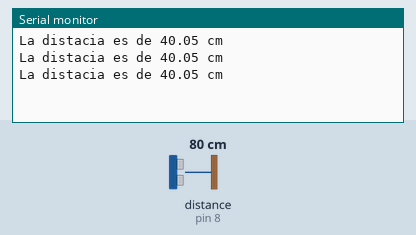
The sketch below on a simulated Arduino Uno, built with avr-gcc and run on an emulated ATmega328P. Parts: the last lines printed to the serial monitor. Wiring (inferred from the names in the program): ultrasonic range finder: trigger pin 7; echo pin 8. Inputs (shaded band) come from the test bench; at power-on: distance to the obstacle (sensor on pin 8) 80 cm. The echo pulse lasts 58.3 µs per cm.

Above: at 1.3 s.
1.4 s: distance to the obstacle (sensor on pin 8) set to 2 cm
At 1.9 s:
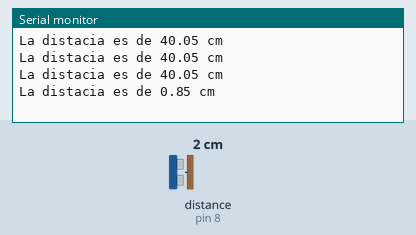
2.9 s: distance to the obstacle (sensor on pin 8) set to 4 cm
At 3.4 s:
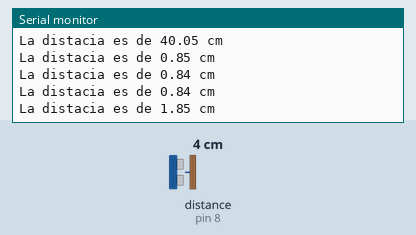
Timing chart, 0 to 5.9 s (numbered marks = the images above; inputs shaded):
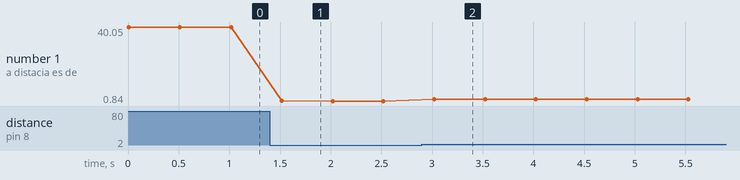

Measured:
- after the input at 1.4 s, the serial monitor: prints a new line after 0.12 s (image 1)
- after the input at 2.9 s, the serial monitor: prints a new line after 0.12 s (image 2)
- plotted number 1: 40.05 → 0.84 after the input at 1.4 s, 0.84 → 1.85 after the input at 2.9 s

The sketch:

ultrasensor.ino
```cpp
#define PinTrig 7   //pin para generar la señal
#define PinEcho 8  //pin para el la lectura de la señal

void setup() {
  Serial.begin (9600);
  pinMode(PinTrig, OUTPUT);
  pinMode(PinEcho , INPUT);
}

void loop() {
   float duracion;
   float distancia;
   digitalWrite(PinEcho, LOW);
   delayMicroseconds(2); //espera 2 microsegundos para seguir ejecutando el sketch
   digitalWrite(PinTrig, HIGH);

   delayMicroseconds(8); //espera 8 microsegundos para emular el los ciclos del sonic burst
   digitalWrite(PinTrig, LOW);
   duracion = pulseIn(PinEcho, HIGH); //PulseIn toma el tiempo que tarda entre pasar de LOW a HIGH o al contrario en un pin
   distancia = (duracion/2) / 58; //formula para generar al distancia en centimetros

 //condicionales para establecer limites
  if (distancia >= 300 || distancia <= 0){
    Serial.println("Fuera de Rango");
  }
  else {
    Serial.print("La distacia es de ");
    Serial.print(distancia);
    Serial.println(" cm");
  }
  delay(500);//espera de medio segundo entre calculo muestra y muestra
}
```
